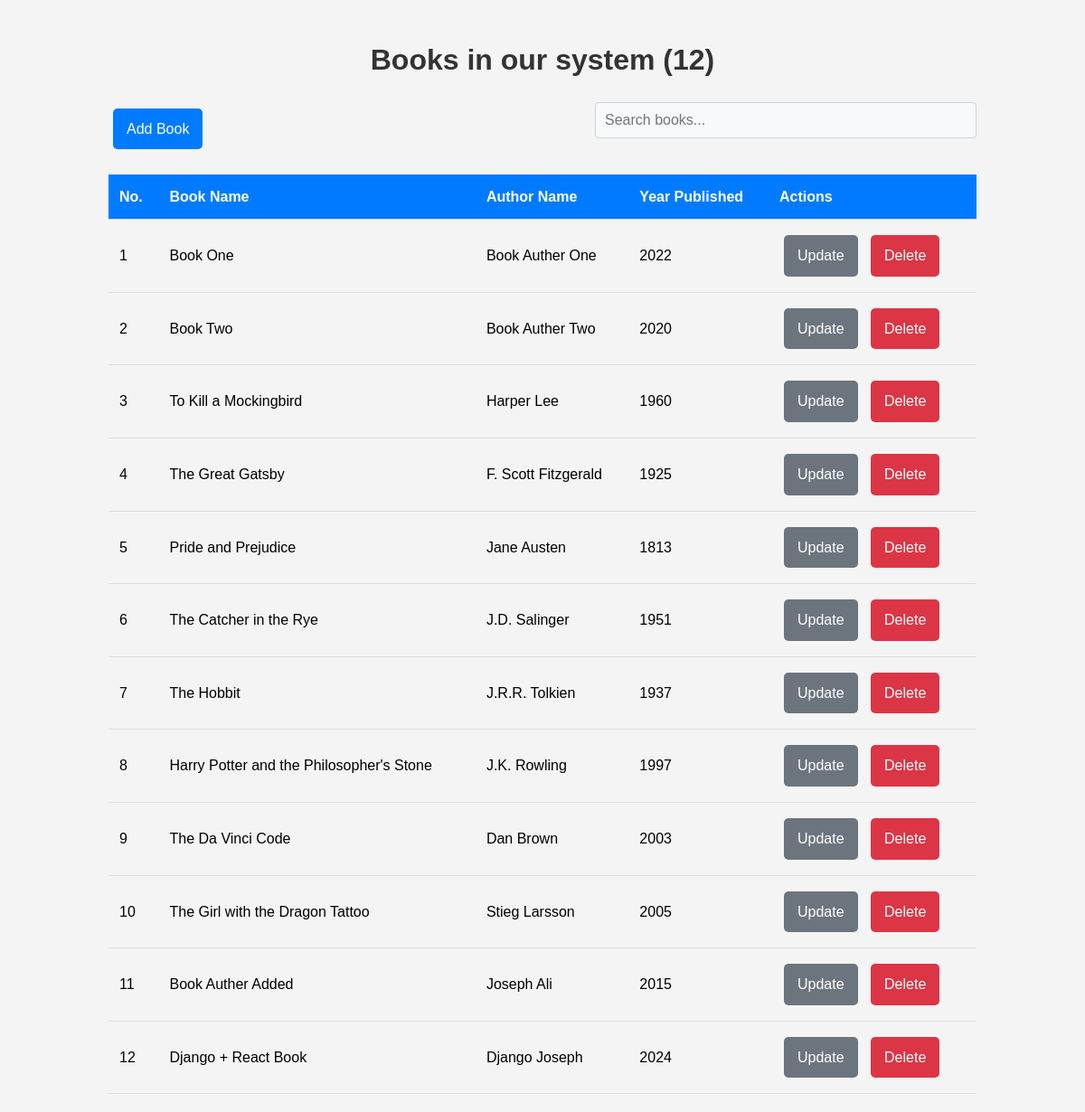
Page /home/ on the earlier database version.
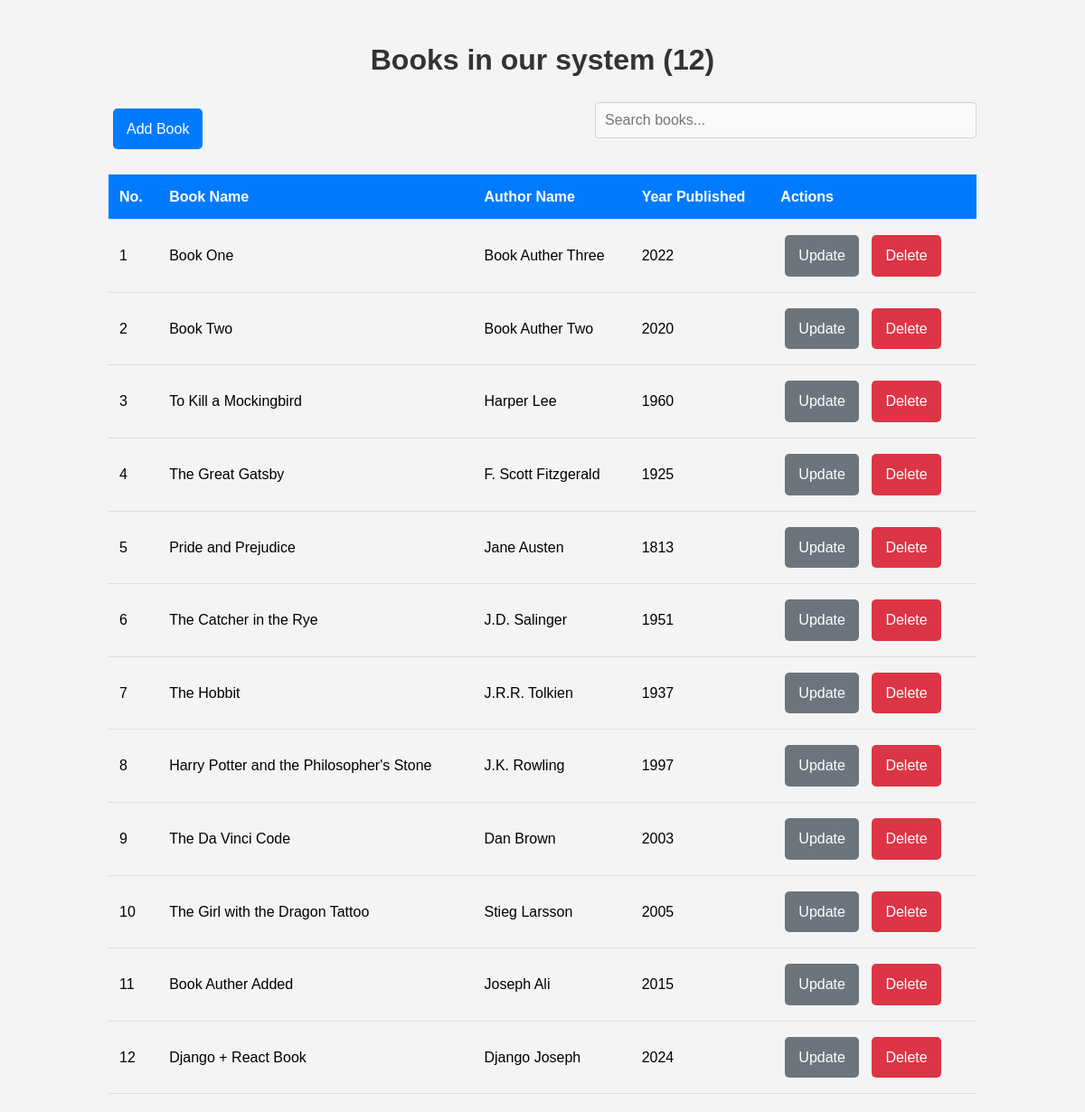
Same page on the later database version.
### crud_app/models.py (models this page shows, shortened)
class Book(models.Model):
    title = models.CharField(max_length=50, unique=True)
    auther = models.CharField(max_length=30)
    year_published = models.PositiveIntegerField()
    createdAt = models.DateTimeField(auto_now_add=True)
    updatedAt = models.DateTimeField(auto_now=True)

### crud_app/views.py (the view)
# urls.py: path("", home, name="home"),
def home(request):
    books =Book.objects.all()
    context = {
        "books" : books,
    }
    return render(request, 'home.html', context)

### crud_app/templates/home.html (shortened to what this page needs)
{% extends 'base.html' %}
{% block page-title %}
Books in our system ({{books|length}})
{% endblock %}
{% block content %}
<div class="actions">
  <a href="{% url 'crudApp:add-book' %}" class="btn btn-primary">Add Book</a>
  <input type="text" id="searchInput" class="search-input" placeholder="Search books...">
</div>
<table class="book-table" id="bookTable">
  <thead>
    <tr>
      <th>No.</th>
      <th>Book Name</th>
      <th>Author Name</th>
      <th>Year Published</th>
      <th>Actions</th>
    </tr>
  </thead>
  <tbody>
    {% for book in books %}
    <tr>
      <td>{{forloop.counter}}</td>
      <td>{{book.title}}</td>
      <td>{{book.auther}}</td>
      <td>{{book.year_published}}</td>
      <td>
        <a href="{% url 'crudApp:update_book' book.id %}" class="btn btn-secondary">Update</a>
        <a href="{% url 'crudApp:delete_book' book.id %}" class="btn btn-danger" onclick="return confirmDelete('{{book.title}}')">Delete</a>
      </td>
    </tr>
    {% endfor %}
  </tbody>
</table>
</div>
{% endblock %}

Differences in the rows shown:
changed Book "Book One": auther "Book Auther One" → "Book Auther Three"
